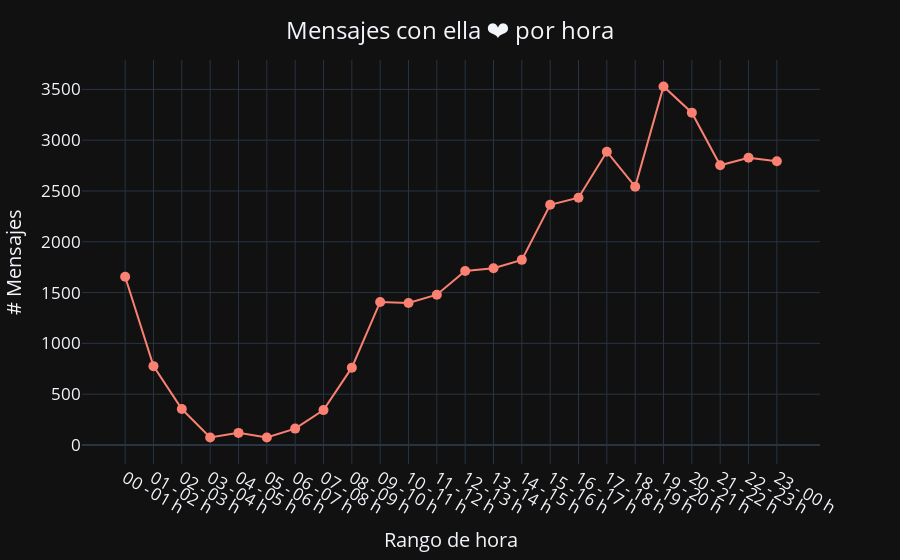

Notebook code for this chart:
### Markdown cell above
#### Número de mensajes por rango de hora

### Code cell
# Crear una columna de 1 para realizar el conteo de mensajes
df['# Mensajes por hora'] = 1

# Sumar (contar) los mensajes que tengan la misma fecha
mensajes_hora = df.groupby('rangoHora').count().reset_index()

# Plotear la cantidad de mensajes respecto del tiempo
fig = px.line(mensajes_hora, x='rangoHora', y='# Mensajes por hora', color_discrete_sequence=['salmon'], template='plotly_dark')

# Ajustar el gráfico
fig.update_layout(
    title={'text': 'Mensajes con ella ❤️ por hora', 'y':0.96, 'x':0.5, 'xanchor': 'center'},
    font=dict(size=17))
fig.update_traces(mode='markers+lines', marker=dict(size=10))
fig.update_xaxes(title_text='Rango de hora', tickangle=30)
fig.update_yaxes(title_text='# Mensajes')
fig.show()

### Figure 1 — Plotly figure (JSON) as saved in the notebook; plotly's stock layout.template omitted (floating-point values rounded to 4 significant figures)
{"data": [{"hovertemplate": "rangoHora=%{x}<br># Mensajes por hora=%{y}<extra></extra>", "legendgroup": "", "line": {"color": "salmon", "dash": "solid"}, "marker": {"size": 10}, "mode": "markers+lines", "name": "", "orientation": "v", "showlegend": false, "type": "scatter", "x": ["00 - 01 h", "01 - 02 h", "02 - 03 h", "03 - 04 h", "04 - 05 h", "05 - 06 h", "06 - 07 h", "07 - 08 h", "08 - 09 h", "09 - 10 h", "10 - 11 h", "11 - 12 h", "12 - 13 h", "13 - 14 h", "14 - 15 h", "15 - 16 h", "16 - 17 h", "17 - 18 h", "18 - 19 h", "19 - 20 h", "20 - 21 h", "21 - 22 h", "22 - 23 h", "23 - 00 h"], "xaxis": "x", "y": [1656, 776, 354, 73, 119, 74, 161, 343, 761, 1408, 1397, 1479, 1712, 1740, 1822, 2364, 2434, 2887, 2542, 3529, 3271, 2753, 2828, 2792], "yaxis": "y"}], "layout": {"font": {"size": 17}, "legend": {"tracegroupgap": 0}, "margin": {"t": 60}, "title": {"text": "Mensajes con ella ❤️ por hora", "x": 0.5, "xanchor": "center", "y": 0.96}, "xaxis": {"anchor": "y", "domain": [0, 1], "tickangle": 30, "title": {"text": "Rango de hora"}}, "yaxis": {"anchor": "x", "domain": [0, 1], "title": {"text": "# Mensajes"}}}}
